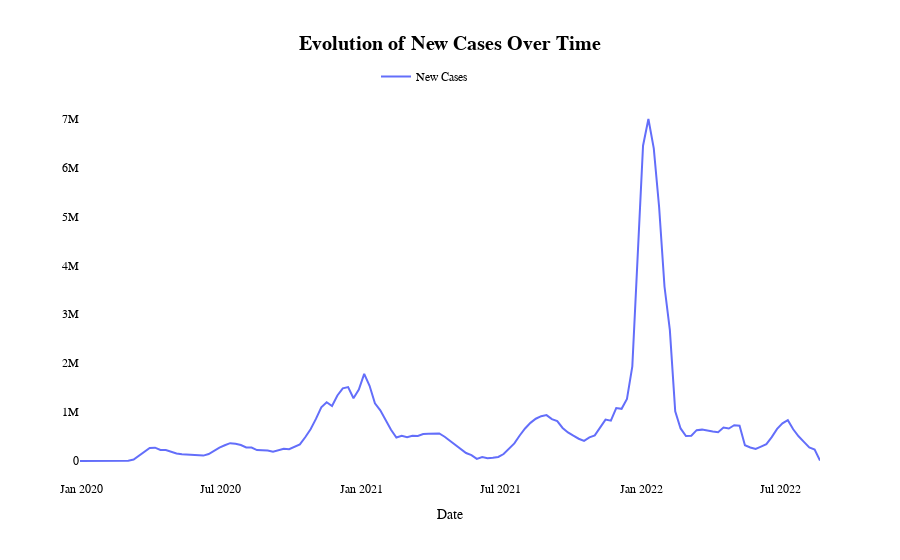

This figure's notebook cell:
### Markdown cell above
#### **Evolution of New Cases**
We now examine the general evolution of new cases over time, aggregating data across all four countries. This analysis provides a high-level view of the pandemic's progression and helps identify key periods of increased transmission. Recognizing these trends is essential to understanding how the spread of cases may correlate with mortality rates and other variables

### Code cell
fig1=px.line(
    auxiliary, #data
    x='week_start',
    y=['new_confirmed'],
    title='Evolution of New Cases Over Time',
     labels={'week_start': 'Date'}
)

fig1.for_each_trace(lambda t: t.update(name='New Cases' if t.name == 'new_confirmed' else 'New Deaths'))

fig1.update_layout(
    paper_bgcolor='white',
    plot_bgcolor='white',
    xaxis_title='Date',
    yaxis_title=None,
    legend_title=None,
    font=dict(
        family='Arial',
        size=12,
        color='black'
    ),
    title={
        'font': {
            'size': 20,
            'weight': 'bold'
            },
        'x': 0.5
    },
    legend=dict(
        orientation="h",
        x=0.4,
        y=1.1)
)

fig1.show()

### Figure 1 — Plotly figure (JSON) as saved in the notebook; plotly's stock layout.template omitted (floating-point values rounded to 4 significant figures; data arrays with more than 128 entries replaced by an {"elided": "..."} marker saying what was removed)
{"data": [{"hovertemplate": "variable=new_confirmed<br>Date=%{x}<br>value=%{y}<extra></extra>", "legendgroup": "new_confirmed", "line": {"color": "#636efa", "dash": "solid"}, "marker": {"symbol": "circle"}, "mode": "lines", "name": "New Cases", "orientation": "v", "showlegend": true, "type": "scatter", "x": {"elided": "138 str values"}, "xaxis": "x", "y": {"elided": "138 int values"}, "yaxis": "y"}], "layout": {"font": {"color": "black", "family": "Arial", "size": 12}, "legend": {"orientation": "h", "title": {}, "tracegroupgap": 0, "x": 0.4, "y": 1.1}, "paper_bgcolor": "white", "plot_bgcolor": "white", "title": {"font": {"size": 20, "weight": "bold"}, "text": "Evolution of New Cases Over Time", "x": 0.5}, "xaxis": {"anchor": "y", "domain": [0, 1], "title": {"text": "Date"}}, "yaxis": {"anchor": "x", "domain": [0, 1], "title": {}}}}
